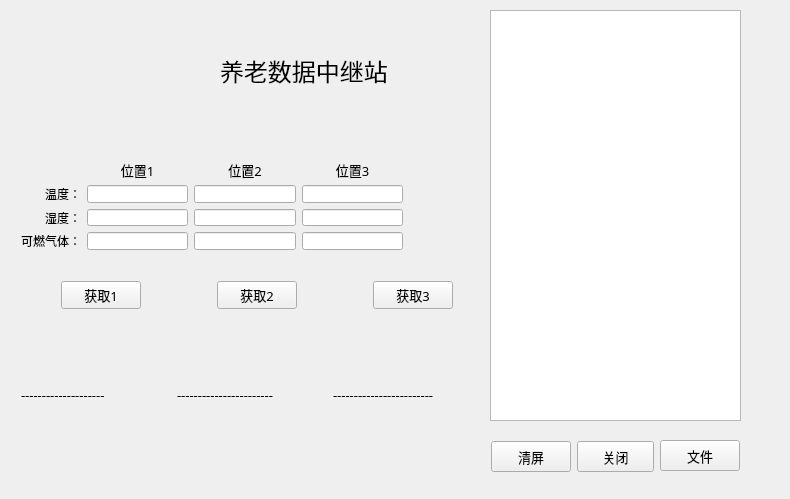
<?xml version="1.0" encoding="UTF-8"?>
<ui version="4.0">
 <class>mainWidget</class>
 <widget class="QWidget" name="mainWidget">
  <property name="geometry">
   <rect>
    <x>0</x>
    <y>0</y>
    <width>790</width>
    <height>499</height>
   </rect>
  </property>
  <property name="windowTitle">
   <string>mainWidget</string>
  </property>
  <widget class="QPushButton" name="pushButton">
   <property name="geometry">
    <rect>
     <x>660</x>
     <y>440</y>
     <width>80</width>
     <height>31</height>
    </rect>
   </property>
   <property name="font">
    <font>
     <family>04b_21</family>
     <pointsize>10</pointsize>
    </font>
   </property>
   <property name="text">
    <string>文件</string>
   </property>
  </widget>
  <widget class="QTextEdit" name="textEdit">
   <property name="geometry">
    <rect>
     <x>490</x>
     <y>10</y>
     <width>251</width>
     <height>411</height>
    </rect>
   </property>
   <property name="font">
    <font>
     <family>04b_21</family>
     <pointsize>8</pointsize>
    </font>
   </property>
   <property name="readOnly">
    <bool>true</bool>
   </property>
  </widget>
  <widget class="QPushButton" name="ButtonClear">
   <property name="geometry">
    <rect>
     <x>491</x>
     <y>441</y>
     <width>80</width>
     <height>31</height>
    </rect>
   </property>
   <property name="font">
    <font>
     <family>04b_21</family>
     <pointsize>10</pointsize>
    </font>
   </property>
   <property name="text">
    <string>清屏</string>
   </property>
  </widget>
  <widget class="QPushButton" name="ButtonClose">
   <property name="geometry">
    <rect>
     <x>577</x>
     <y>441</y>
     <width>77</width>
     <height>31</height>
    </rect>
   </property>
   <property name="minimumSize">
    <size>
     <width>5</width>
     <height>0</height>
    </size>
   </property>
   <property name="maximumSize">
    <size>
     <width>100</width>
     <height>100</height>
    </size>
   </property>
   <property name="font">
    <font>
     <family>04b_21</family>
     <pointsize>10</pointsize>
    </font>
   </property>
   <property name="text">
    <string>关闭</string>
   </property>
  </widget>
  <widget class="QLabel" name="label">
   <property name="geometry">
    <rect>
     <x>220</x>
     <y>50</y>
     <width>231</width>
     <height>41</height>
    </rect>
   </property>
   <property name="font">
    <font>
     <family>微软雅黑</family>
     <pointsize>18</pointsize>
    </font>
   </property>
   <property name="text">
    <string>养老数据中继站</string>
   </property>
  </widget>
  <widget class="QLabel" name="label_funny">
   <property name="geometry">
    <rect>
     <x>33</x>
     <y>20</y>
     <width>160</width>
     <height>100</height>
    </rect>
   </property>
   <property name="text">
    <string/>
   </property>
  </widget>
  <widget class="QWidget" name="layoutWidget">
   <property name="geometry">
    <rect>
     <x>10</x>
     <y>150</y>
     <width>404</width>
     <height>111</height>
    </rect>
   </property>
   <layout class="QGridLayout" name="gridLayout">
    <item row="0" column="1">
     <widget class="QLabel" name="label_Place1">
      <property name="font">
       <font>
        <family>04b_21</family>
        <pointsize>10</pointsize>
       </font>
      </property>
      <property name="text">
       <string>位置1</string>
      </property>
      <property name="alignment">
       <set>Qt::AlignCenter</set>
      </property>
     </widget>
    </item>
    <item row="2" column="0">
     <widget class="QLabel" name="label_Temp">
      <property name="font">
       <font>
        <family>04b_21</family>
        <pointsize>9</pointsize>
       </font>
      </property>
      <property name="text">
       <string>温度：</string>
      </property>
      <property name="alignment">
       <set>Qt::AlignRight|Qt::AlignTrailing|Qt::AlignVCenter</set>
      </property>
     </widget>
    </item>
    <item row="0" column="3">
     <widget class="QLabel" name="label_Place3">
      <property name="font">
       <font>
        <family>04b_21</family>
        <pointsize>10</pointsize>
       </font>
      </property>
      <property name="text">
       <string>位置3</string>
      </property>
      <property name="alignment">
       <set>Qt::AlignCenter</set>
      </property>
     </widget>
    </item>
    <item row="2" column="3">
     <widget class="QLineEdit" name="lineEdit_Temp_3">
      <property name="font">
       <font>
        <family>04b_21</family>
        <pointsize>8</pointsize>
       </font>
      </property>
      <property name="text">
       <string/>
      </property>
      <property name="readOnly">
       <bool>true</bool>
      </property>
     </widget>
    </item>
    <item row="2" column="1">
     <widget class="QLineEdit" name="lineEdit_Temp">
      <property name="font">
       <font>
        <family>04b_21</family>
        <pointsize>8</pointsize>
       </font>
      </property>
      <property name="text">
       <string/>
      </property>
      <property name="readOnly">
       <bool>true</bool>
      </property>
     </widget>
    </item>
    <item row="3" column="1">
     <widget class="QLineEdit" name="lineEdit_Humi">
      <property name="font">
       <font>
        <family>04b_21</family>
        <pointsize>8</pointsize>
       </font>
      </property>
      <property name="text">
       <string/>
      </property>
      <property name="readOnly">
       <bool>true</bool>
      </property>
     </widget>
    </item>
    <item row="0" column="2">
     <widget class="QLabel" name="label_Place2">
      <property name="font">
       <font>
        <family>04b_21</family>
        <pointsize>10</pointsize>
       </font>
      </property>
      <property name="text">
       <string>位置2</string>
      </property>
      <property name="alignment">
       <set>Qt::AlignCenter</set>
      </property>
     </widget>
    </item>
    <item row="3" column="2">
     <widget class="QLineEdit" name="lineEdit_Humi_2">
      <property name="font">
       <font>
        <family>04b_21</family>
        <pointsize>8</pointsize>
       </font>
      </property>
      <property name="text">
       <string/>
      </property>
      <property name="readOnly">
       <bool>true</bool>
      </property>
     </widget>
    </item>
    <item row="4" column="1">
     <widget class="QLineEdit" name="lineEdit_Gus">
      <property name="font">
       <font>
        <family>04b_21</family>
        <pointsize>8</pointsize>
       </font>
      </property>
      <property name="text">
       <string/>
      </property>
      <property name="readOnly">
       <bool>true</bool>
      </property>
     </widget>
    </item>
    <item row="4" column="2">
     <widget class="QLineEdit" name="lineEdit_Gus_2">
      <property name="font">
       <font>
        <family>04b_21</family>
        <pointsize>8</pointsize>
       </font>
      </property>
      <property name="text">
       <string/>
      </property>
      <property name="readOnly">
       <bool>true</bool>
      </property>
     </widget>
    </item>
    <item row="3" column="3">
     <widget class="QLineEdit" name="lineEdit_Humi_3">
      <property name="font">
       <font>
        <family>04b_21</family>
        <pointsize>8</pointsize>
       </font>
      </property>
      <property name="text">
       <string/>
      </property>
      <property name="readOnly">
       <bool>true</bool>
      </property>
     </widget>
    </item>
    <item row="3" column="0">
     <widget class="QLabel" name="label_Humi">
      <property name="font">
       <font>
        <family>04b_21</family>
        <pointsize>9</pointsize>
       </font>
      </property>
      <property name="text">
       <string>湿度：</string>
      </property>
      <property name="alignment">
       <set>Qt::AlignRight|Qt::AlignTrailing|Qt::AlignVCenter</set>
      </property>
     </widget>
    </item>
    <item row="4" column="3">
     <widget class="QLineEdit" name="lineEdit_Gus_3">
      <property name="font">
       <font>
        <family>04b_21</family>
        <pointsize>8</pointsize>
       </font>
      </property>
      <property name="text">
       <string/>
      </property>
      <property name="readOnly">
       <bool>true</bool>
      </property>
     </widget>
    </item>
    <item row="4" column="0">
     <widget class="QLabel" name="label_Gus">
      <property name="font">
       <font>
        <family>04b_21</family>
        <pointsize>9</pointsize>
       </font>
      </property>
      <property name="text">
       <string>可燃气体：</string>
      </property>
      <property name="alignment">
       <set>Qt::AlignRight|Qt::AlignTrailing|Qt::AlignVCenter</set>
      </property>
     </widget>
    </item>
    <item row="2" column="2">
     <widget class="QLineEdit" name="lineEdit_Temp_2">
      <property name="font">
       <font>
        <family>04b_21</family>
        <pointsize>8</pointsize>
       </font>
      </property>
      <property name="text">
       <string/>
      </property>
      <property name="readOnly">
       <bool>true</bool>
      </property>
     </widget>
    </item>
   </layout>
  </widget>
  <widget class="QWidget" name="layoutWidget">
   <property name="geometry">
    <rect>
     <x>10</x>
     <y>270</y>
     <width>454</width>
     <height>197</height>
    </rect>
   </property>
   <layout class="QGridLayout" name="gridLayout_2">
    <item row="0" column="0">
     <spacer name="horizontalSpacer_5">
      <property name="orientation">
       <enum>Qt::Horizontal</enum>
      </property>
      <property name="sizeHint" stdset="0">
       <size>
        <width>34</width>
        <height>17</height>
       </size>
      </property>
     </spacer>
    </item>
    <item row="0" column="1">
     <widget class="QPushButton" name="Button1DS">
      <property name="font">
       <font>
        <family>04b_21</family>
        <pointsize>10</pointsize>
       </font>
      </property>
      <property name="text">
       <string>获取1</string>
      </property>
     </widget>
    </item>
    <item row="0" column="2" colspan="2">
     <spacer name="horizontalSpacer_3">
      <property name="orientation">
       <enum>Qt::Horizontal</enum>
      </property>
      <property name="sizeHint" stdset="0">
       <size>
        <width>40</width>
        <height>20</height>
       </size>
      </property>
     </spacer>
    </item>
    <item row="0" column="4">
     <widget class="QPushButton" name="Button2DS">
      <property name="font">
       <font>
        <family>04b_21</family>
        <pointsize>10</pointsize>
       </font>
      </property>
      <property name="text">
       <string>获取2</string>
      </property>
     </widget>
    </item>
    <item row="0" column="5" colspan="2">
     <spacer name="horizontalSpacer_4">
      <property name="orientation">
       <enum>Qt::Horizontal</enum>
      </property>
      <property name="sizeHint" stdset="0">
       <size>
        <width>40</width>
        <height>20</height>
       </size>
      </property>
     </spacer>
    </item>
    <item row="0" column="7">
     <widget class="QPushButton" name="Button3DS">
      <property name="font">
       <font>
        <family>04b_21</family>
        <pointsize>10</pointsize>
       </font>
      </property>
      <property name="text">
       <string>获取3</string>
      </property>
     </widget>
    </item>
    <item row="1" column="0" colspan="2">
     <widget class="QLabel" name="label_Image_1">
      <property name="sizePolicy">
       <sizepolicy hsizetype="Preferred" vsizetype="Preferred">
        <horstretch>120</horstretch>
        <verstretch>160</verstretch>
       </sizepolicy>
      </property>
      <property name="minimumSize">
       <size>
        <width>120</width>
        <height>160</height>
       </size>
      </property>
      <property name="maximumSize">
       <size>
        <width>120</width>
        <height>160</height>
       </size>
      </property>
      <property name="font">
       <font>
        <family>04b_21</family>
        <pointsize>10</pointsize>
       </font>
      </property>
      <property name="text">
       <string>--------------------</string>
      </property>
     </widget>
    </item>
    <item row="1" column="2">
     <spacer name="horizontalSpacer">
      <property name="orientation">
       <enum>Qt::Horizontal</enum>
      </property>
      <property name="sizeHint" stdset="0">
       <size>
        <width>13</width>
        <height>48</height>
       </size>
      </property>
     </spacer>
    </item>
    <item row="1" column="3" colspan="2">
     <widget class="QLabel" name="label_Image_2">
      <property name="sizePolicy">
       <sizepolicy hsizetype="Preferred" vsizetype="Preferred">
        <horstretch>120</horstretch>
        <verstretch>160</verstretch>
       </sizepolicy>
      </property>
      <property name="minimumSize">
       <size>
        <width>120</width>
        <height>160</height>
       </size>
      </property>
      <property name="maximumSize">
       <size>
        <width>120</width>
        <height>160</height>
       </size>
      </property>
      <property name="font">
       <font>
        <family>04b_21</family>
        <pointsize>10</pointsize>
       </font>
      </property>
      <property name="text">
       <string>-----------------------</string>
      </property>
     </widget>
    </item>
    <item row="1" column="5">
     <spacer name="horizontalSpacer_2">
      <property name="orientation">
       <enum>Qt::Horizontal</enum>
      </property>
      <property name="sizeHint" stdset="0">
       <size>
        <width>17</width>
        <height>17</height>
       </size>
      </property>
     </spacer>
    </item>
    <item row="1" column="6" colspan="2">
     <widget class="QLabel" name="label_Image_3">
      <property name="sizePolicy">
       <sizepolicy hsizetype="Preferred" vsizetype="Preferred">
        <horstretch>12</horstretch>
        <verstretch>160</verstretch>
       </sizepolicy>
      </property>
      <property name="minimumSize">
       <size>
        <width>120</width>
        <height>160</height>
       </size>
      </property>
      <property name="maximumSize">
       <size>
        <width>120</width>
        <height>160</height>
       </size>
      </property>
      <property name="font">
       <font>
        <family>04b_21</family>
        <pointsize>10</pointsize>
       </font>
      </property>
      <property name="text">
       <string>------------------------</string>
      </property>
     </widget>
    </item>
   </layout>
  </widget>
 </widget>
 <layoutdefault spacing="6" margin="11"/>
 <resources/>
 <connections/>
</ui>
